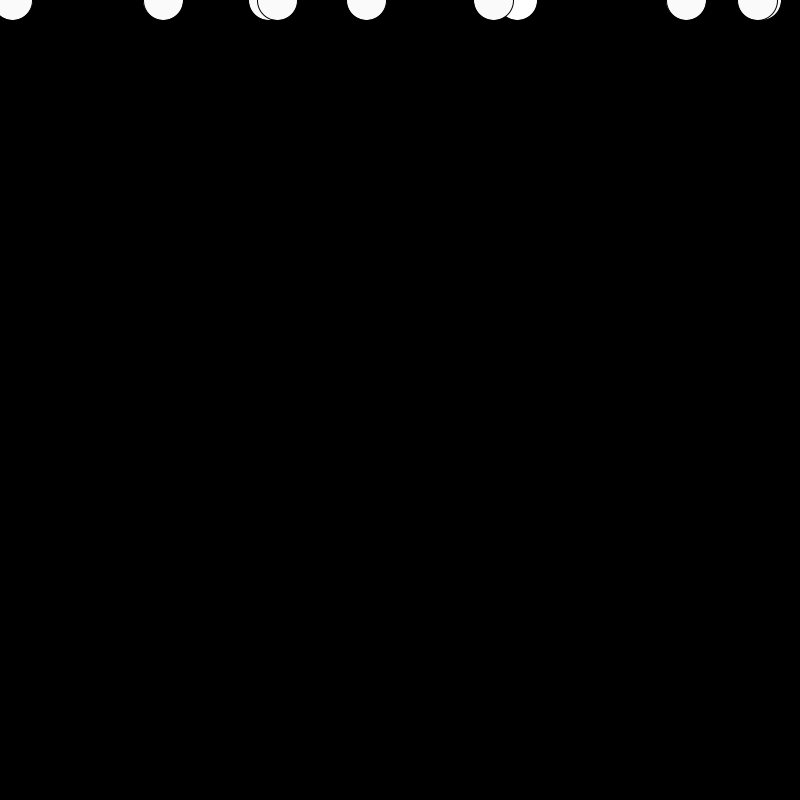
Frame 1 (no input)
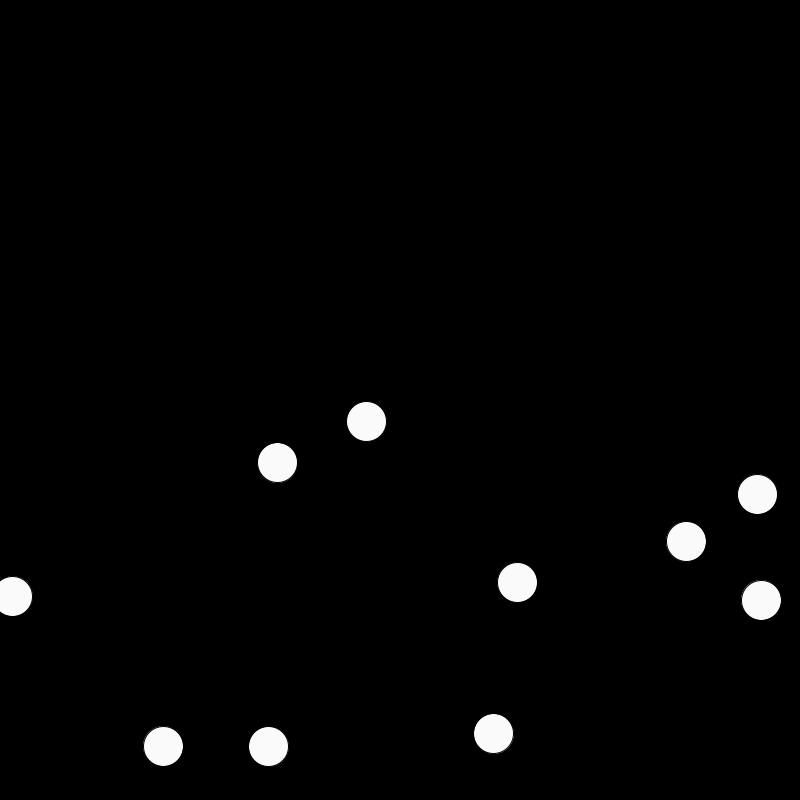
Frame 60 (the mouse pressed at the canvas centre just before this capture)
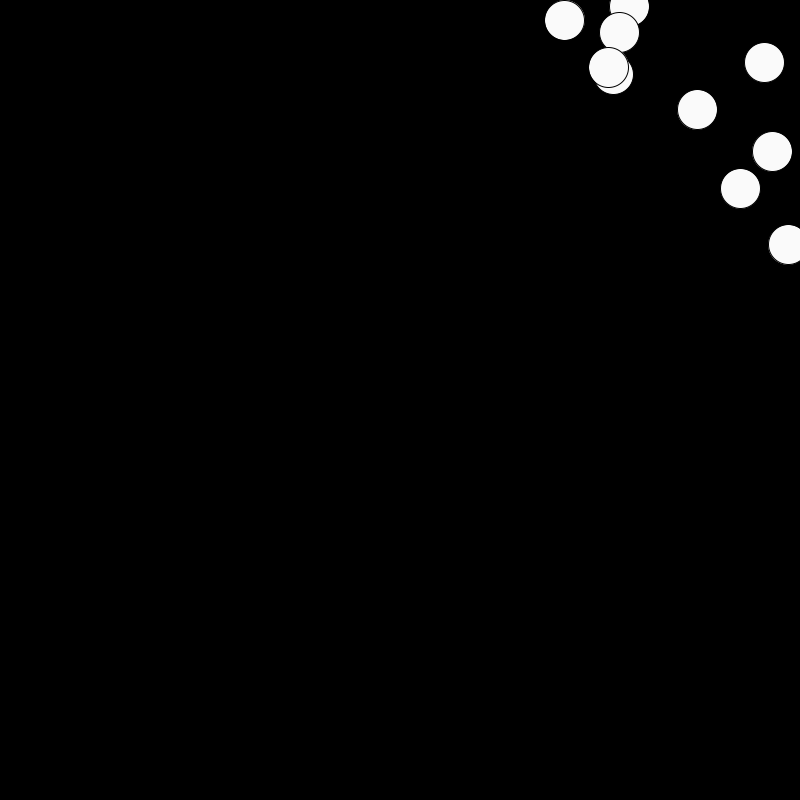
Frame 120 (the mouse held since frame 60 and released just before this capture)

The Processing sketch that drew these frames (run headless with seeded random() and noise(); from frame 60 on, the mouse is pressed at the canvas centre):

// Processing sketch: processing_115141
// ── processing_115141.pde

Mover m;
PVector wind;
PVector gravity;
Mover[] movers = new Mover[10];

void setup() {
  size(800, 800);
  wind = new PVector(2.5, 0);
  gravity = new PVector(0, 2.5);

  // Fill the movers array
  for (int i = 0; i < movers.length; i++) {
    movers[i] = new Mover(random(0, width), 0, random(5, 15));
  }
}

void draw() {
    background(0);

    // Draw the array of movers
  for (int i = 0; i < movers.length; i++) {
    m = movers[i];
    m.update();
    m.checkEdges();
    m.applyForce(gravity);
    m.display();
  }


    // On click, make a gust of wind.
  if (mousePressed) {
    for (int i = 0; i < movers.length; i++) {
      m = movers[i];
      m.applyForce(wind);
    }
  }

}

class Mover {
  PVector location;
  PVector velocity;
  PVector acceleration;
  float mass;


  Mover(float _x, float _y, float _mass) {
    mass = _mass;
    location = new PVector(_x, _y);
    velocity = new PVector(0, 0);
    acceleration = new PVector(0, 0);
  }

  void display() {
    ellipse(location.x, location.y, 40, 40);
    fill(250);
  }

  void update() {
    float topspeed = 50;
    velocity.add(acceleration);
    // velocity.limit(topspeed);
    location.add(velocity);
    // Reset acceleration, ready to recieve new forces.
    acceleration.mult(0);
  }

  // Adds a PVector to acceleration to apply a force
  // Important to add and not replace so we don't mess up other forces
  // eg. make sure forces are accumulate.
  void applyForce(PVector force) {
    //  PVector f = force.get();
    // f.div(mass);
    //  acceleration.add(f);

    // Static method of the above
    // Make a copy of the incoming force so we don't destroy it for other objects
    // Divide force by mass and add it to acceleration.
    PVector f = PVector.div(force, mass);
    acceleration.add(f);
  }

  void checkEdges() {
    if (location.x > width) {
      location.x = width;
      velocity.x *= -1;
    }

     if (location.x < 0) {
      location.x = 0;
      velocity.x *= -1;
    }

    if (location.y > height) {
      location.y = height;
      velocity.y *= -1;
    }
  }
}
